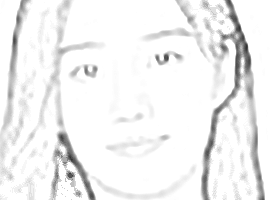
#> input picture tools/test_face_crop_original.png, 270 x 200 px, found by its file name
$ python simulate_face.py
#> lines starting #> are read from the running program, lines starting #| are printed output that depends on the picture; after the words box and inside, x2 and y2 are one past the last pixel; in counts of white or black regions, pixels touching at a corner belong together
import cv2
import numpy as np
from PIL import Image, ImageDraw

# Let's inspect what happens to the face features
dodge = cv2.imread('tools/test_face_crop_original.png', 0)
#> dodge is the input picture: shape (200, 270); min 49, max 255, mean 241
h, w = dodge.shape
#> h = 200; w = 270

# Threshold for feature anchors: edge > 0.12
edge_map = (255 - dodge).astype(np.float32) / 255.0
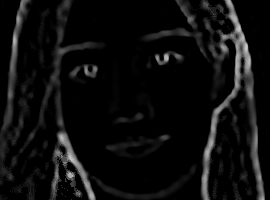
#> edge_map: shape (200, 270) float32; min 0, max 0.808, mean 0.055

# If we trace with the current detectFeatureAnchors logic:
# It steps greedily forward only, capped at 70px, without bidirectional expansion
visited = np.zeros_like(edge_map, dtype=bool)
chains = []

neighbors = [
    (1, 0), (1, 1), (0, 1), (-1, 1),
    (-1, 0), (-1, -1), (0, -1), (1, -1)
]

for y in range(h):
    for x in range(w):
        if visited[y, x] or edge_map[y, x] < 0.15:
            continue

        # Greedy 1-way trace
        pts = [(x, y)]
        visited[y, x] = True
        cx, cy = x, y

        while len(pts) < 70:
            best_edge = -1
            bx, by = -1, -1
            for dx, dy in neighbors:
                nx, ny = cx + dx, cy + dy
                if 0 <= nx < w and 0 <= ny < h and not visited[ny, nx]:
                    if edge_map[ny, nx] > best_edge and edge_map[ny, nx] > 0.10:
                        best_edge = edge_map[ny, nx]
                        bx, by = nx, ny
            if bx != -1:
                visited[by, bx] = True
                pts.append((bx, by))
                cx, cy = bx, by
            else:
                break

        if len(pts) >= 4:
            chains.append(pts)
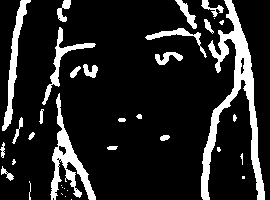
#> visited: shape (200, 270) bool; 14.3% white; 36 white regions (13 under 20 px), largest, box (x1, y1, x2, y2) and area: (201, 0, 265, 200) 3133, (50, 93, 96, 200) 1366, (2, 0, 31, 131) 859
#> after the loop, chains = 250 items

# Draw on canvas
canvas = Image.new('RGB', (w, h), (255, 255, 255))
#> canvas: PIL image 270x200 RGB; every value is 255
draw = ImageDraw.Draw(canvas)

for pts in chains:
    for i in range(len(pts) - 1):
        draw.line([pts[i], pts[i+1]], fill=(30, 30, 30), width=1)
#> this loop made 250 passes
#> pts on passes 4, 6, 21: [(30, 0), (29, 1), (28, 2), (29, 2), (30, 1)], [(69, 0), (70, 0), (70, 1), (70, 2), (70, 3), (70, 4)], [(221, 6), (222, 7), (222, 8), (223, 8)]

canvas.save('tools/test_face_simulation_current.png')
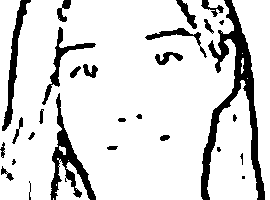
#> saved as test_face_simulation_current.png: PIL image 270x200 RGB; values 30 (black) and 255 (white), 85.9% white; 28 black regions (5 under 20 px), largest, box (x1, y1, x2, y2) and area: (201, 0, 265, 200) 3080, (50, 93, 96, 200) 1330, (2, 0, 31, 131) 854
print(f'Current logic generated {len(chains)} chains on face.')
#| Current logic generated 250 chains on face.

$ run again, with tools/test_dodge.png copied over tools/test_face_crop_original.png
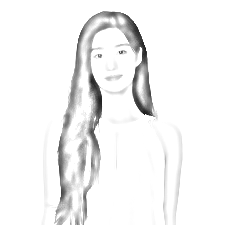
#> input picture tools/test_dodge.png, 225 x 225 px, found by its file name
#> dodge is the input picture: shape (225, 225); min 25, max 255, mean 242.9
#> after the loop `for y in range(h):`:
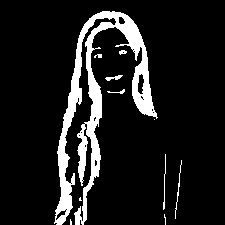
#> visited: shape (225, 225) bool; 11.3% white; 11 white regions (4 under 20 px), largest, box (x1, y1, x2, y2) and area: (54, 11, 158, 225) 5408, (175, 160, 182, 219) 68, (163, 154, 166, 210) 63
#> after the loop `for y in range(h):`: chains = 187 items
#> canvas: PIL image 225x225 RGB; every value is 255
#> the loop `for pts in chains:` made 187 passes
#> pts on passes 6, 34, 36: [(123, 13), (122, 14), (123, 15), (124, 15), (125, 14)], [(91, 32), (91, 31), (92, 30), (93, 29), (94, 28)], [(92, 40), (91, 41), (91, 42), (92, 41), (92, 42)]
#> `canvas.save('tools/test_face_simulation_current.png')`:
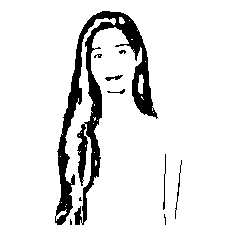
#> saved as test_face_simulation_current.png: PIL image 225x225 RGB; values 30 (black) and 255 (white), 89.1% white; 10 black regions (3 under 20 px), largest, box (x1, y1, x2, y2) and area: (55, 11, 158, 225) 5241, (175, 160, 182, 219) 68, (163, 154, 166, 210) 63
#| Current logic generated 187 chains on face.
